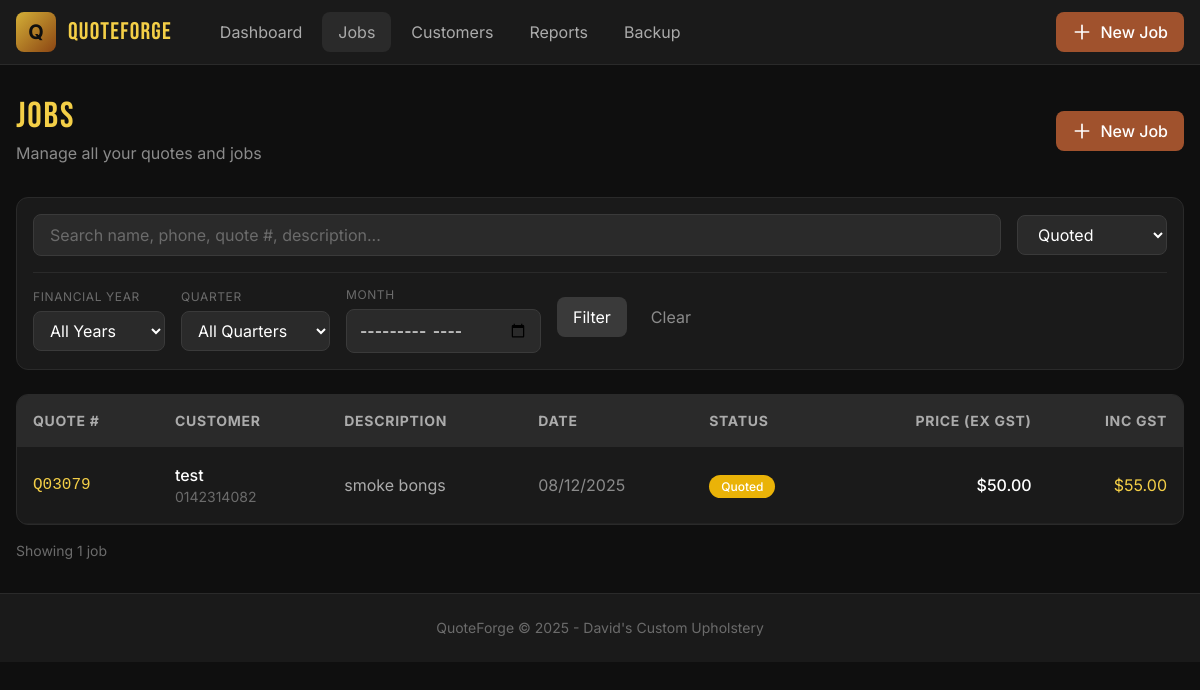
Page /jobs?status=quoted (signed in) on the committed database.
### app.py (models this page shows, shortened)
class Job(db.Model):
    id = db.Column(db.Integer, primary_key=True)
    customer_id = db.Column(db.Integer, db.ForeignKey('customer.id'), nullable=False)
    quote_number = db.Column(db.String(50), unique=True)
    description = db.Column(db.Text)
    price = db.Column(db.Float, default=0)  # Price ex GST
    deposit = db.Column(db.Float, default=0)
    status = db.Column(db.String(50), default='quoted')
    notes = db.Column(db.Text)
    date = db.Column(db.Date, default=lambda: date.today())
    created_at = db.Column(db.DateTime, default=datetime.utcnow)
    materials = db.relationship('Material', backref='job', lazy=True, cascade='all, delete-orphan')
    @property
    def price_inc_gst(self):
        return (self.price or 0) * (1 + GST_RATE)

class Customer(db.Model):
    id = db.Column(db.Integer, primary_key=True)
    name = db.Column(db.String(200), nullable=False)
    phone = db.Column(db.String(50))
    email = db.Column(db.String(200))
    address = db.Column(db.Text)
    jobs = db.relationship('Job', backref='customer', lazy=True)
    created_at = db.Column(db.DateTime, default=datetime.utcnow)

### app.py (the view, shortened to what this page needs)
@app.route('/jobs')
@login_required
def jobs():
    status_filter = sanitize_input(request.args.get('status', ''), max_length=50)
    search = sanitize_input(request.args.get('search', ''), max_length=200)
    fy_filter = sanitize_input(request.args.get('fy', ''), max_length=10)
    month_filter = sanitize_input(request.args.get('month', ''), max_length=10)
    quarter_filter = sanitize_input(request.args.get('quarter', ''), max_length=10)
    query = Job.query
    if status_filter:
        query = query.filter(Job.status == status_filter)
    jobs_list = query.order_by(Job.date.desc()).all()
    available_fys = get_available_fys()
    return render_template('jobs.html',
                         jobs=jobs_list,
                         status_filter=status_filter,
                         search=search,
                         fy_filter=fy_filter,
                         month_filter=month_filter,
                         quarter_filter=quarter_filter,
                         available_fys=available_fys)

### app.py (called while the page is built)
def sanitize_input(text, max_length=None):
    if not text:
        return ''
    text = text.replace('\x00', '')
    if max_length:
        text = text[:max_length]
    return text.strip()

def login_required(f):
    @wraps(f)
    def decorated_function(*args, **kwargs):
        if not session.get('logged_in'):
            return redirect(url_for('login', next=request.url))
        return f(*args, **kwargs)
    return decorated_function

def get_financial_year(d):
    if d.month >= 7:
        return d.year
    return d.year - 1

def get_available_fys():
    min_date = db.session.query(db.func.min(Job.date)).scalar()
    max_date = db.session.query(db.func.max(Job.date)).scalar()
    if not min_date or not max_date:
        return [get_financial_year(date.today())]
    start_fy = get_financial_year(min_date)
    end_fy = get_financial_year(max_date)
    return list(range(end_fy, start_fy - 1, -1))

@app.template_filter('currency')
def currency_filter(value):
    try:
        return f"${float(value):,.2f}"
    except:
        return "$0.00"

@app.template_filter('ausdate')
def ausdate_filter(value):
    if value:
        if isinstance(value, str):
            try:
                value = datetime.strptime(value, '%Y-%m-%d').date()
            except:
                return value
        return value.strftime('%d/%m/%Y')
    return ''

@app.template_filter('fy_label')
def fy_label_filter(fy_year):
    return f"FY{fy_year}/{str(fy_year+1)[-2:]}"

@app.context_processor
def utility_processor():
    return {
        'STATUS_LABELS': STATUS_LABELS,
        'STATUS_COLORS': STATUS_COLORS,
        'GST_RATE': GST_RATE,
        'today': date.today(),
        'current_fy': get_financial_year(date.today())
    }

@app.after_request
def set_security_headers(response):
    response.headers['X-Content-Type-Options'] = 'nosniff'
    response.headers['X-Frame-Options'] = 'DENY'
    response.headers['X-XSS-Protection'] = '1; mode=block'
    response.headers['Strict-Transport-Security'] = 'max-age=31536000; includeSubDomains'
    response.headers.pop('Server', None)
    return response

### templates/jobs.html (shortened to what this page needs)
{% extends 'base.html' %}
{% block content %}
<div class="flex items-center justify-between mb-8">
    <div>
        <h1 class="font-display text-4xl tracking-wider text-brass-400">JOBS</h1>
        <p class="text-workshop-400 mt-1">Manage all your quotes and jobs</p>
    </div>
    <a href="{{ url_for('job_new') }}" class="flex items-center space-x-2 px-4 py-2 bg-leather-500 hover:bg-leather-400 rounded-lg transition font-medium">
        <svg class="w-5 h-5" fill="none" stroke="currentColor" viewBox="0 0 24 24"><path stroke-linecap="round" stroke-linejoin="round" stroke-width="2" d="M12 4v16m8-8H4"></path></svg>
        <span>New Job</span>
    </a>
</div>
<div class="bg-workshop-800 rounded-xl p-4 border border-workshop-700 mb-6">
    <form method="GET" class="space-y-4">
        <div class="flex flex-wrap items-center gap-4">
            <div class="flex-1 min-w-[200px]">
                <input type="text" name="search" id="searchInput" value="{{ search }}" placeholder="Search name, phone, quote #, description..."
                       class="w-full bg-workshop-700 border border-workshop-600 rounded-lg px-4 py-2 text-white placeholder-workshop-500 focus:border-leather-500 focus:ring-1 focus:ring-leather-500 outline-none"
                       autocomplete="off">
            </div>
            <div>
                <select name="status" class="bg-workshop-700 border border-workshop-600 rounded-lg px-4 py-2 text-white focus:border-leather-500 outline-none">
                    {% for status, label in STATUS_LABELS.items() %}
                    <option value="{{ status }}" {% if status_filter == status %}selected{% endif %}>{{ label }}</option>
                    {% endfor %}
                </select>
            </div>
        </div>
        <div class="flex flex-wrap items-center gap-4 pt-2 border-t border-workshop-700">
            <div>
                <label class="text-workshop-500 text-xs uppercase tracking-wider">Financial Year</label>
                <select name="fy" class="block mt-1 bg-workshop-700 border border-workshop-600 rounded-lg px-3 py-2 text-white focus:border-leather-500 outline-none">
                    <option value="">All Years</option>
                </select>
            </div>
            <div>
                <label class="text-workshop-500 text-xs uppercase tracking-wider">Quarter</label>
                <select name="quarter" class="block mt-1 bg-workshop-700 border border-workshop-600 rounded-lg px-3 py-2 text-white focus:border-leather-500 outline-none">
                    <option value="">All Quarters</option>
                </select>
            </div>
            <div>
                <label class="text-workshop-500 text-xs uppercase tracking-wider">Month</label>
                <input type="month" name="month" value="{{ month_filter }}"
                       class="block mt-1 bg-workshop-700 border border-workshop-600 rounded-lg px-3 py-2 text-white focus:border-leather-500 outline-none">
            </div>
            <div class="flex items-end gap-2">
                <button type="button" onclick="applyFilters()" class="px-4 py-2 bg-workshop-600 hover:bg-workshop-500 rounded-lg transition">Filter</button>
                {% if search or status_filter or fy_filter or month_filter or quarter_filter %}
                <a href="{{ url_for('jobs') }}" class="px-4 py-2 text-workshop-400 hover:text-white transition">Clear</a>
                {% endif %}
            </div>
        </div>
    </form>
</div>
<div class="bg-workshop-800 rounded-xl border border-workshop-700 overflow-hidden">
    <div class="overflow-x-auto">
        <table class="w-full">
            <thead>
                <tr class="bg-workshop-700 text-workshop-300 text-sm uppercase tracking-wider">
                    <th class="text-left py-4 px-4">Quote #</th>
                    <th class="text-left py-4 px-4">Customer</th>
                    <th class="text-left py-4 px-4">Description</th>
                    <th class="text-left py-4 px-4">Date</th>
                    <th class="text-left py-4 px-4">Status</th>
                    <th class="text-right py-4 px-4">Price (ex GST)</th>
                    <th class="text-right py-4 px-4">Inc GST</th>
                </tr>
            </thead>
            <tbody>
                {% for job in jobs %}
                <tr class="border-b border-workshop-700/50 hover:bg-workshop-700/30 transition cursor-pointer" onclick="window.location='{{ url_for('job_detail', job_id=job.id) }}'">
                    <td class="py-4 px-4 font-mono text-brass-400 font-medium">{{ job.quote_number }}</td>
                    <td class="py-4 px-4">
                        <div class="font-medium">{{ job.customer.name }}</div>
                        {% if job.customer.phone %}<div class="text-workshop-500 text-sm">{{ job.customer.phone }}</div>{% endif %}
                    </td>
                    <td class="py-4 px-4 text-workshop-300 max-w-xs truncate">{{ job.description[:50] }}{% if job.description|length > 50 %}...{% endif %}</td>
                    <td class="py-4 px-4 text-workshop-400">{{ job.date|ausdate }}</td>
                    <td class="py-4 px-4">
                        <span class="px-3 py-1 rounded-full text-xs font-medium {{ STATUS_COLORS[job.status] }} text-white">{{ STATUS_LABELS[job.status] }}</span>
                    </td>
                    <td class="py-4 px-4 text-right font-medium">{{ job.price|currency }}</td>
                    <td class="py-4 px-4 text-right text-brass-400">{{ job.price_inc_gst|currency }}</td>
                </tr>
                {% endfor %}
            </tbody>
        </table>
    </div>
</div>
<div class="mt-4 text-workshop-500 text-sm">
    Showing {{ jobs|length }} job{% if jobs|length != 1 %}s{% endif %}
</div>
{% endblock %}

### templates/base.html (style rules this page uses)
body { font-family: 'Inter', sans-serif; }
.font-display { font-family: 'Bebas Neue', sans-serif; }

### rows in the picture
Job: quote_number "Q03079", customer.name "test", customer.phone "0142314082", description "smoke bongs", date|ausdate "08/12/2025", status "Quoted", price "$50.00", price_inc_gst "$55.00"

### other values in the picture
{{ jobs|length }} "1"
form field status "Quoted"
